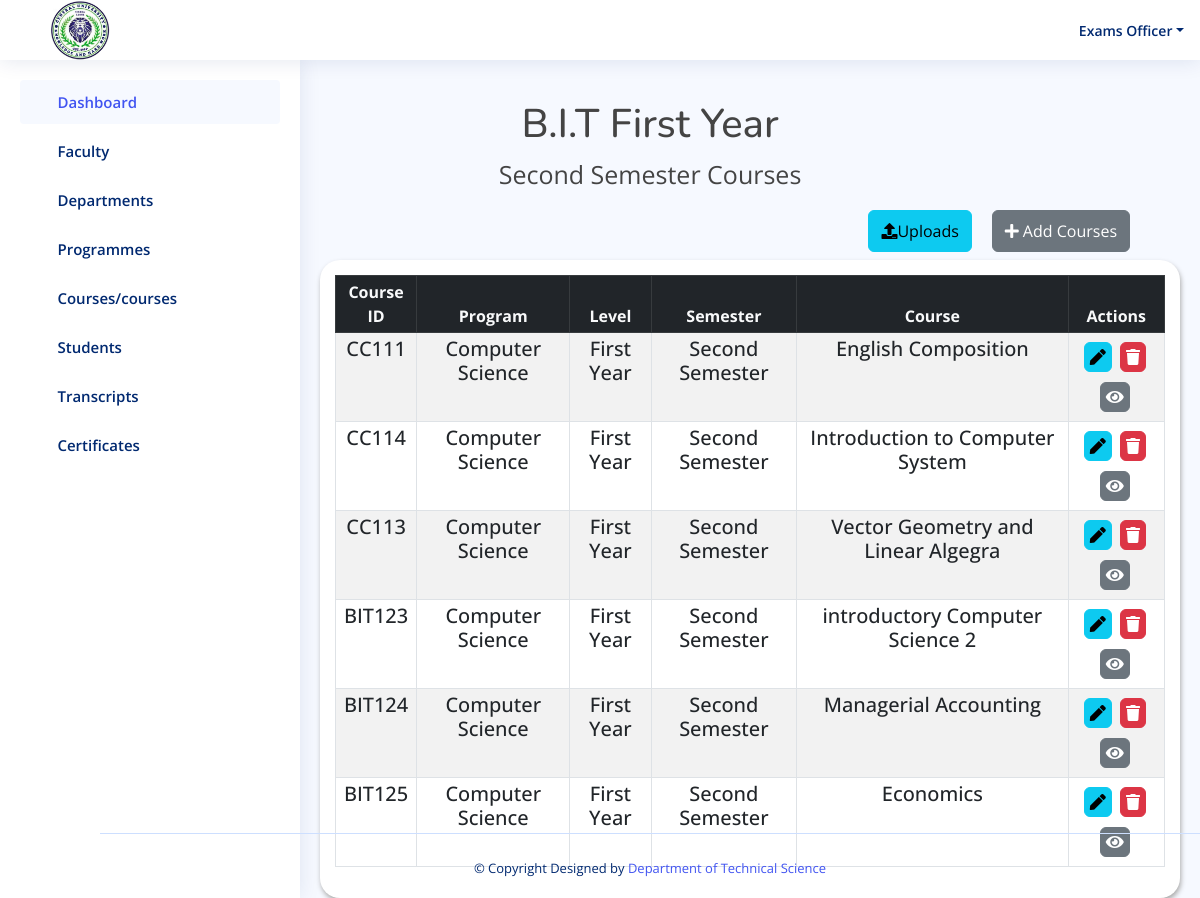
The app's page /result/bit_year1_second_semester/ (signed in) with its own data.
### result/models.py (models this page shows, shortened)
class bit_year1_semester2(models.Model):
    code = models.CharField(max_length=50, default='')
    program = models.ForeignKey(Program, on_delete=models.CASCADE)
    level = models.CharField(max_length=20, choices=YEAR1_LEVEL1)
    semester = models.CharField(max_length=20,choices=YEAR1_SEMESTER2)
    course = models.CharField(max_length=50)

class Program(models.Model):
    program = models.CharField(max_length=100)
    department = models.ForeignKey(Department, on_delete=models.CASCADE)
    def __str__(self):
        return self.program

### result/views.py (the view)
# urls.py: path('bit_year1_second_semester/', views.bit_year1_second_semester, name='bit_year1_second_semester'),
@login_required(login_url='login')
def bit_year1_second_semester(request):
    bit_yr1_sem2 = bit_year1_semester2.objects.all()
    if request.method == 'POST':
        form = BitCourseForm2(request.POST)
        if form.is_valid():
            course = form.cleaned_data['course']
            if bit_year1_semester2.objects.filter(course=course).exists():
                messages.error(request, f"'{course}' already exists!")
                return redirect('bit_year1_second_semester')  # Redirect back to the faculty page without saving the form
            form.save()
            messages.success(request, "Course has been added!")
            return redirect('bit_year1_second_semester')
    else:
        form = BitCourseForm2()
    return render(request, 'result/bit_year1_second_semester.html', {'bit_yr1_sem2': bit_yr1_sem2, 'form': form})

### templates/result/bit_year1_second_semester.html (shortened to what this page needs)
{% load static %}
<!DOCTYPE html>
<html lang="en">
<head>
  <link href="https://cdn.datatables.net/v/bs5/jszip-2.5.0/dt-1.13.4/b-2.3.6/b-html5-2.3.6/b-print-2.3.6/datatables.min.css" rel="stylesheet"/>
   <link rel="stylesheet" href="https://cdnjs.cloudflare.com/ajax/libs/font-awesome/5.15.4/css/all.min.css" />
  <link href="{% static 'assets/vendor/bootstrap/css/bootstrap.min.css' %}" rel="stylesheet">
  <link href="{% static 'assets/vendor/bootstrap-icons/bootstrap-icons.css' %}" rel="stylesheet">
  <link href="{% static 'assets/vendor/boxicons/css/boxicons.min.css' %}" rel="stylesheet">
  <link href="{% static 'assets/vendor/quill/quill.snow.css' %}" rel="stylesheet">
  <link href="{% static 'assets/vendor/quill/quill.bubble.css' %}" rel="stylesheet">
  <link href="{% static 'assets/vendor/remixicon/remixicon.css' %}" rel="stylesheet">
  <link href="{% static 'assets/vendor/simple-datatables/style.css' %}" rel="stylesheet">
  <link href="{% static 'assets/style.css'%}" rel="stylesheet">
  <link rel="stylesheet" href="{% static 'assets/css/result.css' %}">
</head>
<body>
 <header id="header" class="header fixed-top d-flex align-items-center">
  <div class="d-flex align-items-center justify-content-between">
    <img style="width: 60px; margin-left: -250px; margin-right: 50px; margin-top: 30px; margin-bottom:30px;"  src="{% static 'assets/img/cusl.jpeg' %}" alt="">
    <i class="bi bi-list toggle-sidebar-btn"></i>
  </div>
  <nav class="header-nav ms-auto">
    <ul class="d-flex align-items-center">
      <li class="nav-item dropdown pe-3">
        <a class="nav-link nav-profile d-flex align-items-center pe-0" href="#" data-bs-toggle="dropdown">
          <span class="d-none d-md-block dropdown-toggle ps-2">Exams Officer</span>
        </a>
      </li>
    </ul>
  </nav>
</header>
 <aside id="sidebar" class="sidebar">
  <ul class="sidebar-nav" id="sidebar-nav">
    <li class="nav-item">
      <a class="nav-link " href="{% url 'admin1' %}">
        <i class="bi bi-grid"></i>
        <span>Dashboard</span>
      </a>
    </li>
    <li class="nav-item">
      <a class="nav-link collapsed" data-bs-target="#components-nav" data-bs-toggle="collapse" href="#">
        <i class="bi bi-menu-button-wide"></i><span>Faculty</span><i class="bi bi-chevron-down ms-auto"></i>
      </a>
    </li>
    <li class="nav-item">
      <a class="nav-link collapsed" data-bs-target="#forms-nav" data-bs-toggle="collapse" href="#">
        <i class="bi bi-journal-text"></i><span>Departments</span><i class="bi bi-chevron-down ms-auto"></i>
      </a>
    </li>
    <li class="nav-item">
      <a class="nav-link collapsed" data-bs-target="#tables-nav" data-bs-toggle="collapse" href="#">
        <i class="bi bi-layout-text-window-reverse"></i><span>Programmes</span><i class="bi bi-chevron-down ms-auto"></i>
      </a>
    </li>
    <li class="nav-item">
      <a class="nav-link collapsed" data-bs-target="#charts-nav" data-bs-toggle="collapse" href="#">
        <i class="bi bi-bar-chart"></i><span>Courses/courses</span><i class="bi bi-chevron-down ms-auto"></i>
      </a>
    </li>
    <li class="nav-item">
      <a class="nav-link collapsed" data-bs-target="#icon-nav" data-bs-toggle="collapse" href="#">
        <i class="bi bi-person"></i><span>Students</span><i class="bi bi-chevron-down ms-auto"></i>
      </a>
    </li>
    <li class="nav-item">
      <a class="nav-link collapsed" data-bs-target="#iconnavi" data-bs-toggle="collapse" href="#">
        <i class="bi bi-person"></i><span>Transcripts</span><i class="bi bi-chevron-down ms-auto"></i>
      </a>
    </li>
    <li class="nav-item">
      <a class="nav-link collapsed" data-bs-target="#iconnav" data-bs-toggle="collapse" href="#">
        <i class="bi bi-person"></i><span>Certificates</span><i class="bi bi-chevron-down ms-auto"></i>
      </a>
    </li>
  </ul>
</aside>
    <div class="container" style="margin-top:100px;">
      <div class="col-md-12">
        <h1 class="text-center" style="margin-left:100px;">B.I.T First Year</h1>
        <p class="text-center" style="margin-left:100px; font-size: 25px;">Second Semester Courses</p>
    </div>
        </div>
        <div class="row">
          <div class="col-md-12">
              <div class="d-flex justify-content-end">
                <a href="{% url 'upload_bit_course2' %}" class="btn btn-info btn mb-2  py-2"
                   style="margin-right:20px;" type="submit">
                  <i class="fa fa-upload" aria-hidden="true"></i>Uploads</a>
                  <a href="" class="btn btn-secondary btn mb-2  py-2"
                  data-bs-toggle="modal" data-bs-target="#exampleModal" style="margin-right:70px;">
                  <i class="fas fa-plus">&nbsp;</i>Add Courses</a>
              </div>
          </div>
      </div>
        <div class="row ml-5 pl-5">
            <div class="col-12">
                <div class="data_table" style="margin-left:320px; margin-right: 20px;">
                    <table id="example" class="table table-striped table-bordered table-sm" >
                        <thead class="table-dark text-center text-light">
                            <tr>
                                <th  class="text-center">Course ID</th>
                                <th  class="text-center">Program</th>
                                <th  class="text-center">Level</th>
                                <th  class="text-center">Semester</th>
                                <th  class="text-center">Course</th>
                                <th  class="text-center">Actions</th>
                            </tr>
                        </thead>
                        <tbody  class="text-center h5">
                          {% for obj in bit_yr1_sem2%}
                            <tr>
                                <td>{{ obj.code }}</td>
                                <td>{{ obj.program }}</td>
                                <td>{{ obj.level }}</td>
                                <td>{{ obj.semester }}</td>
                                <td>{{ obj.course }}</td>
                                    <td>
                                        <a href="{% url 'edit_bit_year2_first_semester' obj.id%}" class="btn btn-info" title="Edit Patient">
                                            <i class="fas fa-pen"></i>
                                        </a>
                                        <a href="{% url 'delete_bit_year1_second_semester' obj.id%}"   class="btn btn-danger" title="Edit Patient">
                                            <i class="fas fa-trash"></i>
                                        </a>
                                        <a href="{% url 'view_bit_year1_second_semester' obj.id%}"  class="btn btn-secondary" title="Edit Patient">
                                            <i class="fas fa-eye"></i>
                                        </a>
                                    </td>
                            </tr>
                            {% endfor %}
                        </tbody>
                    </table>
                </div>
            </div>
        </div>
<footer id="footer" class="footer fixed-bottom" style="margin-left: 100px;">
  <div class="credits">
    &copy; Copyright  Designed by <a href="">Department of Technical Science</a>
  </div>
</footer>
</body>
</html>

### static/assets/style.css (style rules this page uses)
:root { scroll-behavior: smooth; }
body { font-family: "Open Sans", sans-serif; background: #f6f9ff; color: #444444; }
a { color: #4154f1; text-decoration: none; }
h1, h2, h3, h4, h5, h6 { font-family: "Nunito", sans-serif; }
.header { transition: all 0.5s; z-index: 997; height: 60px; box-shadow: 0px 2px 20px rgba(1, 41, 112, 0.1); background-color: #fff; padding-left: 20px; }
.header .toggle-sidebar-btn { font-size: 32px; padding-left: 10px; cursor: pointer; color: #012970; }
.header-nav ul { list-style: none; }
.header-nav>ul { margin: 0; padding: 0; }
.header-nav .nav-profile { color: #012970; }
.header-nav .nav-profile span { font-size: 14px; font-weight: 600; }
.sidebar { position: fixed; top: 60px; left: 0; bottom: 0; width: 300px; z-index: 996; transition: all 0.3s; padding: 20px; overflow-y: auto; scrollbar-width: thin; scrollbar-color: #aab7cf transparent; box-shadow: 0px 0px 20px rgba(1, 41, 112, 0.1); background-color: #fff; }
@media (min-width: 1200px) { #main, #footer { margin-left: 300px; } }
.sidebar-nav { padding: 0; margin: 0; list-style: none; }
.sidebar-nav li { padding: 0; margin: 0; list-style: none; }
.sidebar-nav .nav-item { margin-bottom: 5px; }
.sidebar-nav .nav-link { display: flex; align-items: center; font-size: 15px; font-weight: 600; color: #4154f1; transition: 0.3; background: #f6f9ff; padding: 10px 15px; border-radius: 4px; }
.sidebar-nav .nav-link i { font-size: 16px; margin-right: 10px; color: #4154f1; }
.sidebar-nav .nav-link.collapsed { color: #012970; background: #fff; }
.sidebar-nav .nav-link.collapsed i { color: #899bbd; }
.sidebar-nav .nav-link .bi-chevron-down { margin-right: 0; transition: transform 0.2s ease-in-out; }
.footer { padding: 20px 0; font-size: 14px; transition: all 0.3s; border-top: 1px solid #cddfff; }
.footer .credits { padding-top: 5px; text-align: center; font-size: 13px; color: #012970; }

### static/assets/css/result.css (style rules this page uses)
.data_table { background: #fff; padding: 15px; box-shadow: 1px 3px 5px #aaa; border-radius: 20px; }
.data_table .btn { padding: 2px 5px; margin: 5px 3px 5px 0; }

### records on screen
bit_year1_semester2: code "CC111", program "Computer Science", level "First Year", semester "Second Semester", course "English Composition"
bit_year1_semester2: code "CC114", program "Computer Science", level "First Year", semester "Second Semester", course "Introduction to Computer System"
bit_year1_semester2: code "CC113", program "Computer Science", level "First Year", semester "Second Semester", course "Vector Geometry and Linear Algegra"
bit_year1_semester2: code "BIT123", program "Computer Science", level "First Year", semester "Second Semester", course "introductory Computer Science 2"
bit_year1_semester2: code "BIT124", program "Computer Science", level "First Year", semester "Second Semester", course "Managerial Accounting"
bit_year1_semester2: code "BIT125", program "Computer Science", level "First Year", semester "Second Semester", course "Economics"
